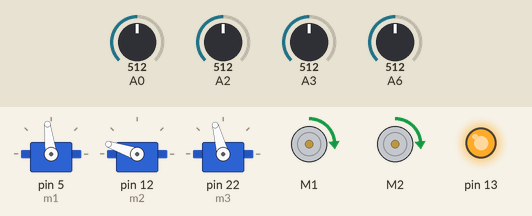
The sketch below on a simulated Arduino Leonardo, built with avr-gcc and run on an emulated ATmega32U4. Parts: 3 × servo, 2 × DC motor (green arrow = forward, orange = backward, longer = faster), output pins drawn as LEDs (lit = HIGH). The inputs (shaded band) are chosen by the test bench; at power-on: A0 = 512, A2 = 512, A3 = 512, A6 = 512. What the sketch prints to the serial monitor is not drawn.

Above: at 7.2 s.
7.3 s: A0 set to 30
At 7.87 s:
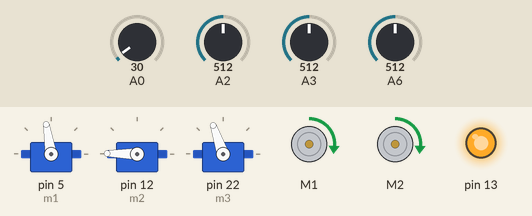
10.3 s: A2 set to 30
At 11.01 s:
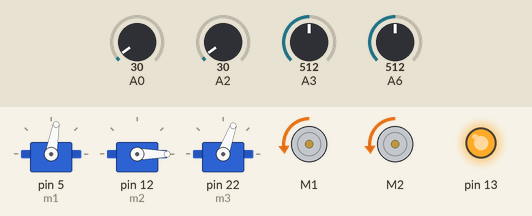
13.3 s: A3 set to 30
At 15.39 s:
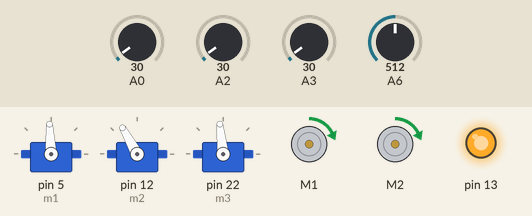
16.3 s: A6 set to 30
19.3 s: A0 set to 306
Timing chart, 0 to 23.3 s (numbered marks = the images above; inputs shaded):
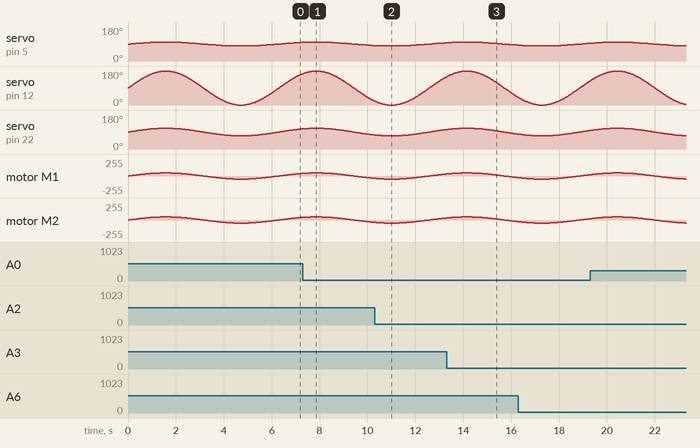

The sketch:

romi_arduino_demo.ino
```cpp
#include <Servo3.h> //if you don't have this, download it!
#include <Romi32U4.h>

Romi32U4Encoders encoders;
Romi32U4Motors motors;
//servo object
Servo3 m1;
Servo3 m2;
Servo3 m3;

int16_t countsLeft;
int16_t countsRight;
int16_t leftCommand;
int16_t rightCommand;
int16_t m1Command = 90;
int16_t m2Command = 90;
int16_t m3Command = 90;
int16_t proxVal;
int16_t m1fb;
int16_t m2fb;
int16_t m3fb;

void setup() {
  // attach servos on requisite pins
  //servo 1 (tilt) is attached to pin 5
  m1.attach(5);
  //servo 2 (gripper) is attached to pin 12
  m2.attach(12);
  //servo 3 (main arm) is attached to pin 22
  m3.attach(22);
  //IR emitter is attached to pin 13
  pinMode(13, OUTPUT);
  //turn on the LED so we can use the prox sensor
  digitalWrite(13, HIGH);

  //begin Serial communication
  Serial.begin(115200);
}

void loop() {
  // read sensors on Romi
  countsLeft = encoders.getCountsLeft();
  countsRight = encoders.getCountsRight();
  proxVal = analogRead(6);
  m1fb = analogRead(3);
  m2fb = analogRead(2);
  m3fb = analogRead(0);

  //get current time in seconds
  float curtime = millis() / 1000.0;
  //now create a command for each of the motors/servos
  leftCommand = 75 * sin(curtime);
  rightCommand = 75 * sin(curtime);
  m1Command = 10 * sin(curtime) + 90;
  m2Command = 90 + 90 * sin(curtime);
  m3Command = 20 * sin(curtime) + 90;

  //now send commands to the motors/servos
  motors.setLeftSpeed(leftCommand);
  motors.setRightSpeed(rightCommand);
  m1.write(m1Command);
  m2.write(m2Command);
  m3.write(m3Command);

  //now send feedback to the serial monitor for us to see
  Serial.print(leftCommand);
  Serial.print(",");
  Serial.print(rightCommand);
  Serial.print(",");
  Serial.print(m1Command);
  Serial.print(",");
  Serial.print(m2Command);
  Serial.print(",");
  Serial.print(m3Command);
  Serial.print(",");
  Serial.print(countsLeft);
  Serial.print(",");
  Serial.print(countsRight);
  Serial.print(",");
  Serial.print(m1fb);
  Serial.print(",");
  Serial.print(m2fb);
  Serial.print(",");
  Serial.print(m3fb);
  Serial.print(",");
  Serial.print(proxVal);
  Serial.println();

}
```
